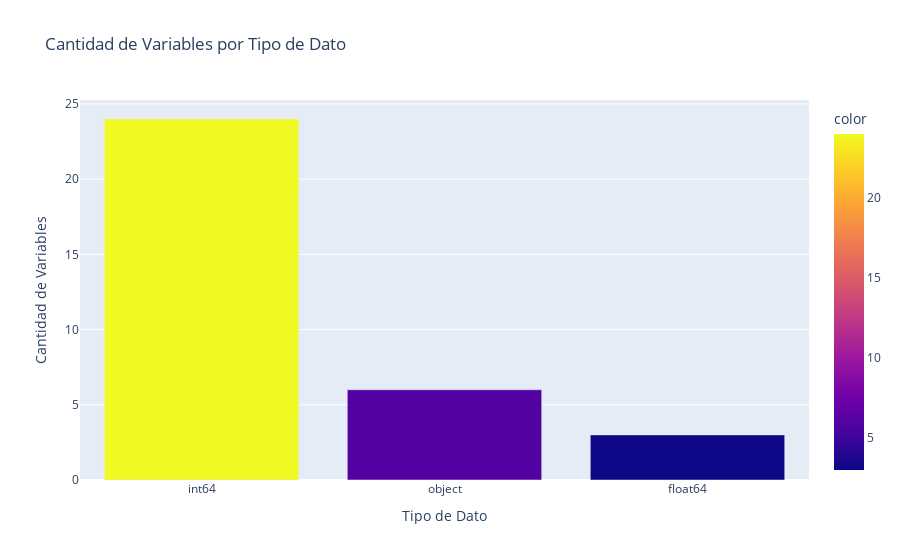

Here is the notebook cell this chart was saved with:
### Code cell
data_types = df.dtypes.value_counts()
fig_dtypes = px.bar(
    x=data_types.index.astype(str), 
    y=data_types.values, color = data_types.values,
    labels={'y':'Cantidad de Variables', 'x':'Tipo de Dato'},
    title='Cantidad de Variables por Tipo de Dato'
)
fig_dtypes.show()

### Figure 1 — Plotly figure (JSON) as saved in the notebook; plotly's stock layout.template omitted (floating-point values rounded to 4 significant figures)
{"data": [{"alignmentgroup": "True", "hovertemplate": "Tipo de Dato=%{x}<br>Cantidad de Variables=%{y}<br>color=%{marker.color}<extra></extra>", "legendgroup": "", "marker": {"color": [24, 6, 3], "coloraxis": "coloraxis", "pattern": {"shape": ""}}, "name": "", "offsetgroup": "", "orientation": "v", "showlegend": false, "textposition": "auto", "type": "bar", "x": ["int64", "object", "float64"], "xaxis": "x", "y": [24, 6, 3], "yaxis": "y"}], "layout": {"barmode": "relative", "coloraxis": {"colorbar": {"title": {"text": "color"}}, "colorscale": [[0, "#0d0887"], [0.1111, "#46039f"], [0.2222, "#7201a8"], [0.3333, "#9c179e"], [0.4444, "#bd3786"], [0.5556, "#d8576b"], [0.6667, "#ed7953"], [0.7778, "#fb9f3a"], [0.8889, "#fdca26"], [1, "#f0f921"]]}, "legend": {"tracegroupgap": 0}, "title": {"text": "Cantidad de Variables por Tipo de Dato"}, "xaxis": {"anchor": "y", "domain": [0, 1], "title": {"text": "Tipo de Dato"}}, "yaxis": {"anchor": "x", "domain": [0, 1], "title": {"text": "Cantidad de Variables"}}}}
